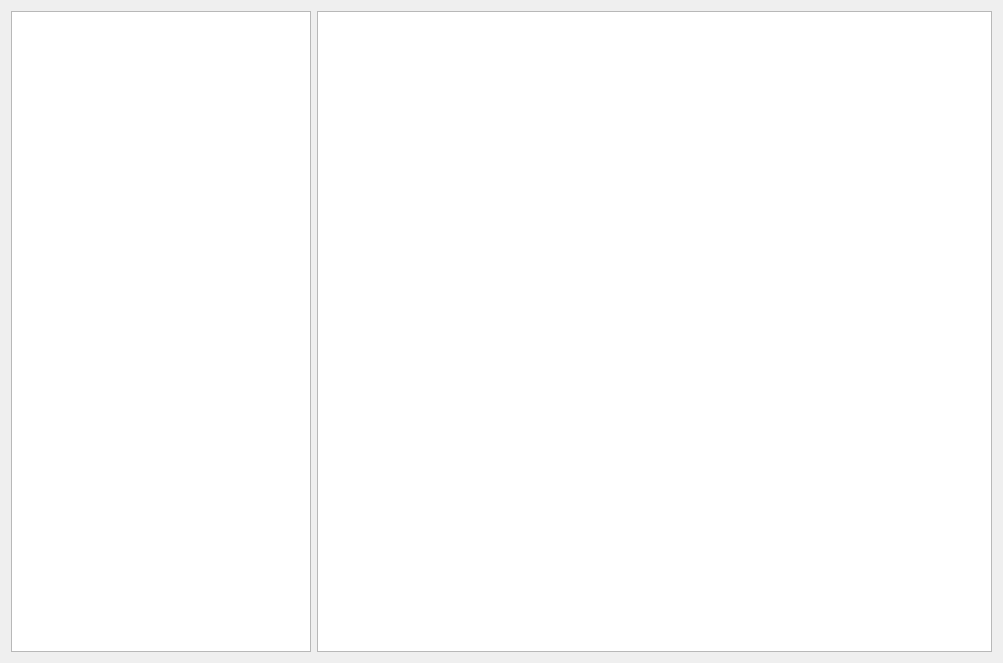
<?xml version="1.0" encoding="UTF-8"?>
<ui version="4.0">
 <class>TrackingWidget</class>
 <widget class="QWidget" name="TrackingWidget">
  <property name="geometry">
   <rect>
    <x>0</x>
    <y>0</y>
    <width>1003</width>
    <height>663</height>
   </rect>
  </property>
  <property name="windowTitle">
   <string>Form</string>
  </property>
  <layout class="QHBoxLayout" name="horizontalLayout">
   <item>
    <widget class="QTreeView" name="sysView">
     <property name="maximumSize">
      <size>
       <width>300</width>
       <height>16777215</height>
      </size>
     </property>
    </widget>
   </item>
   <item>
    <widget class="QTreeView" name="trackingView"/>
   </item>
  </layout>
 </widget>
 <resources/>
 <connections/>
</ui>
